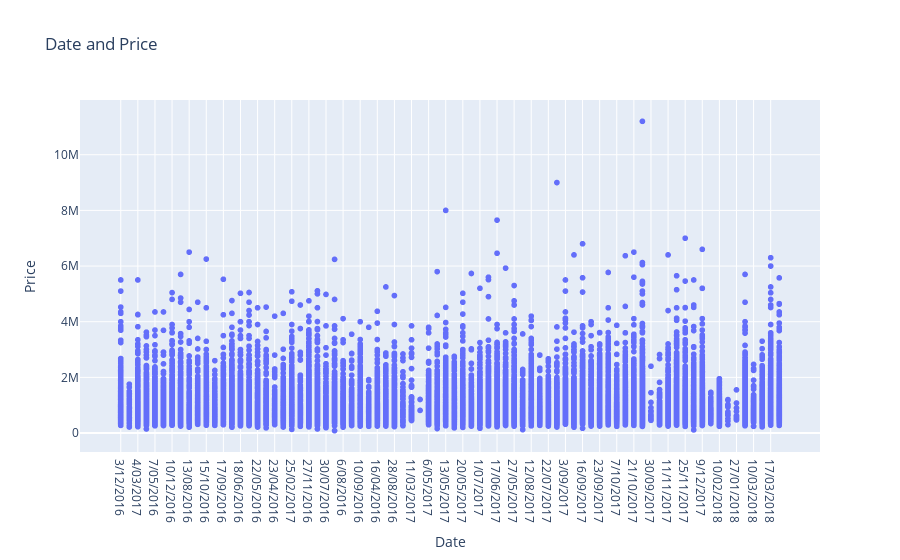

Write notebook code for a chart like this one.
### Code cell
df = pd.DataFrame(df_house[['Date','Price']])
display(df)

fig = px.scatter(df[df['Price']>0], x='Date', y='Price', range_x=['1930-01-01', '2019-12-31'],
                 title="Date and Price")
fig.show()

### Figure 1 — Plotly figure (JSON) as saved in the notebook; plotly's stock layout.template omitted (floating-point values rounded to 4 significant figures; data arrays with more than 128 entries replaced by an {"elided": "..."} marker saying what was removed)
{"data": [{"hovertemplate": "Date=%{x}<br>Price=%{y}<extra></extra>", "legendgroup": "", "marker": {"color": "#636efa", "symbol": "circle"}, "mode": "markers", "name": "", "showlegend": false, "type": "scattergl", "x": {"elided": "27247 str values"}, "xaxis": "x", "y": {"elided": "27247 int values"}, "yaxis": "y"}], "layout": {"legend": {"tracegroupgap": 0}, "title": {"text": "Date and Price"}, "xaxis": {"anchor": "y", "domain": [0, 1], "range": ["1930-01-01", "2019-12-31"], "title": {"text": "Date"}}, "yaxis": {"anchor": "x", "domain": [0, 1], "title": {"text": "Price"}}}}
